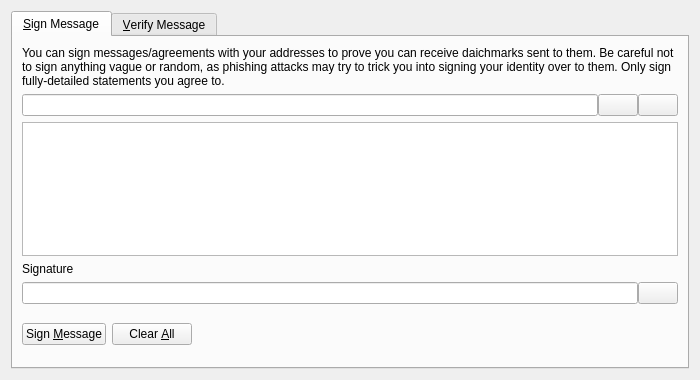
<?xml version="1.0" encoding="UTF-8"?>
<ui version="4.0">
 <class>SignVerifyMessageDialog</class>
 <widget class="QDialog" name="SignVerifyMessageDialog">
  <property name="geometry">
   <rect>
    <x>0</x>
    <y>0</y>
    <width>700</width>
    <height>380</height>
   </rect>
  </property>
  <property name="windowTitle">
   <string>Signatures - Sign / Verify a Message</string>
  </property>
  <property name="modal">
   <bool>true</bool>
  </property>
  <layout class="QVBoxLayout" name="verticalLayout">
   <item>
    <widget class="QTabWidget" name="tabWidget">
     <property name="currentIndex">
      <number>0</number>
     </property>
     <widget class="QWidget" name="tabSignMessage">
      <attribute name="title">
       <string>&amp;Sign Message</string>
      </attribute>
      <layout class="QVBoxLayout" name="verticalLayout_SM">
       <item>
        <widget class="QLabel" name="infoLabel_SM">
         <property name="text">
          <string>You can sign messages/agreements with your addresses to prove you can receive daichmarks sent to them. Be careful not to sign anything vague or random, as phishing attacks may try to trick you into signing your identity over to them. Only sign fully-detailed statements you agree to.</string>
         </property>
         <property name="textFormat">
          <enum>Qt::PlainText</enum>
         </property>
         <property name="wordWrap">
          <bool>true</bool>
         </property>
        </widget>
       </item>
       <item>
        <layout class="QHBoxLayout" name="horizontalLayout_1_SM">
         <property name="spacing">
          <number>0</number>
         </property>
         <item>
          <widget class="QValidatedLineEdit" name="addressIn_SM">
           <property name="toolTip">
            <string>The Daichmark address to sign the message with</string>
           </property>
          </widget>
         </item>
         <item>
          <widget class="QPushButton" name="addressBookButton_SM">
           <property name="toolTip">
            <string>Choose previously used address</string>
           </property>
           <property name="text">
            <string/>
           </property>
           <property name="icon">
            <iconset resource="../bitcoin.qrc">
             <normaloff>:/icons/address-book</normaloff>:/icons/address-book</iconset>
           </property>
           <property name="shortcut">
            <string>Alt+A</string>
           </property>
           <property name="autoDefault">
            <bool>false</bool>
           </property>
          </widget>
         </item>
         <item>
          <widget class="QPushButton" name="pasteButton_SM">
           <property name="toolTip">
            <string>Paste address from clipboard</string>
           </property>
           <property name="text">
            <string/>
           </property>
           <property name="icon">
            <iconset resource="../bitcoin.qrc">
             <normaloff>:/icons/editpaste</normaloff>:/icons/editpaste</iconset>
           </property>
           <property name="shortcut">
            <string>Alt+P</string>
           </property>
           <property name="autoDefault">
            <bool>false</bool>
           </property>
          </widget>
         </item>
        </layout>
       </item>
       <item>
        <widget class="QPlainTextEdit" name="messageIn_SM">
         <property name="toolTip">
          <string>Enter the message you want to sign here</string>
         </property>
        </widget>
       </item>
       <item>
        <widget class="QLabel" name="signatureLabel_SM">
         <property name="text">
          <string>Signature</string>
         </property>
         <property name="textFormat">
          <enum>Qt::PlainText</enum>
         </property>
        </widget>
       </item>
       <item>
        <layout class="QHBoxLayout" name="horizontalLayout_2_SM">
         <property name="spacing">
          <number>0</number>
         </property>
         <item>
          <widget class="QLineEdit" name="signatureOut_SM">
           <property name="font">
            <font>
             <italic>true</italic>
            </font>
           </property>
           <property name="readOnly">
            <bool>true</bool>
           </property>
          </widget>
         </item>
         <item>
          <widget class="QPushButton" name="copySignatureButton_SM">
           <property name="toolTip">
            <string>Copy the current signature to the system clipboard</string>
           </property>
           <property name="text">
            <string/>
           </property>
           <property name="icon">
            <iconset resource="../bitcoin.qrc">
             <normaloff>:/icons/editcopy</normaloff>:/icons/editcopy</iconset>
           </property>
           <property name="autoDefault">
            <bool>false</bool>
           </property>
          </widget>
         </item>
        </layout>
       </item>
       <item>
        <layout class="QHBoxLayout" name="horizontalLayout_3_SM">
         <item>
          <widget class="QPushButton" name="signMessageButton_SM">
           <property name="toolTip">
            <string>Sign the message to prove you own this Daichmark address</string>
           </property>
           <property name="text">
            <string>Sign &amp;Message</string>
           </property>
           <property name="icon">
            <iconset resource="../bitcoin.qrc">
             <normaloff>:/icons/edit</normaloff>:/icons/edit</iconset>
           </property>
           <property name="autoDefault">
            <bool>false</bool>
           </property>
          </widget>
         </item>
         <item>
          <widget class="QPushButton" name="clearButton_SM">
           <property name="toolTip">
            <string>Reset all sign message fields</string>
           </property>
           <property name="text">
            <string>Clear &amp;All</string>
           </property>
           <property name="icon">
            <iconset resource="../bitcoin.qrc">
             <normaloff>:/icons/remove</normaloff>:/icons/remove</iconset>
           </property>
           <property name="autoDefault">
            <bool>false</bool>
           </property>
          </widget>
         </item>
         <item>
          <spacer name="horizontalSpacer_1_SM">
           <property name="orientation">
            <enum>Qt::Horizontal</enum>
           </property>
           <property name="sizeHint" stdset="0">
            <size>
             <width>40</width>
             <height>48</height>
            </size>
           </property>
          </spacer>
         </item>
         <item>
          <widget class="QLabel" name="statusLabel_SM">
           <property name="font">
            <font>
             <weight>75</weight>
             <bold>true</bold>
            </font>
           </property>
           <property name="text">
            <string/>
           </property>
           <property name="wordWrap">
            <bool>true</bool>
           </property>
          </widget>
         </item>
         <item>
          <spacer name="horizontalSpacer_2_SM">
           <property name="orientation">
            <enum>Qt::Horizontal</enum>
           </property>
           <property name="sizeHint" stdset="0">
            <size>
             <width>40</width>
             <height>48</height>
            </size>
           </property>
          </spacer>
         </item>
        </layout>
       </item>
      </layout>
     </widget>
     <widget class="QWidget" name="tabVerifyMessage">
      <attribute name="title">
       <string>&amp;Verify Message</string>
      </attribute>
      <layout class="QVBoxLayout" name="verticalLayout_VM">
       <item>
        <widget class="QLabel" name="infoLabel_VM">
         <property name="text">
          <string>Enter the receiver's address, message (ensure you copy line breaks, spaces, tabs, etc. exactly) and signature below to verify the message. Be careful not to read more into the signature than what is in the signed message itself, to avoid being tricked by a man-in-the-middle attack. Note that this only proves the signing party receives with the address, it cannot prove sendership of any transaction!</string>
         </property>
         <property name="textFormat">
          <enum>Qt::PlainText</enum>
         </property>
         <property name="alignment">
          <set>Qt::AlignLeading|Qt::AlignLeft|Qt::AlignTop</set>
         </property>
         <property name="wordWrap">
          <bool>true</bool>
         </property>
        </widget>
       </item>
       <item>
        <layout class="QHBoxLayout" name="horizontalLayout_1_VM">
         <property name="spacing">
          <number>0</number>
         </property>
         <item>
          <widget class="QValidatedLineEdit" name="addressIn_VM">
           <property name="toolTip">
            <string>The Daichmark address the message was signed with</string>
           </property>
          </widget>
         </item>
         <item>
          <widget class="QPushButton" name="addressBookButton_VM">
           <property name="toolTip">
            <string>Choose previously used address</string>
           </property>
           <property name="text">
            <string/>
           </property>
           <property name="icon">
            <iconset resource="../bitcoin.qrc">
             <normaloff>:/icons/address-book</normaloff>:/icons/address-book</iconset>
           </property>
           <property name="shortcut">
            <string>Alt+A</string>
           </property>
           <property name="autoDefault">
            <bool>false</bool>
           </property>
          </widget>
         </item>
        </layout>
       </item>
       <item>
        <widget class="QPlainTextEdit" name="messageIn_VM"/>
       </item>
       <item>
        <widget class="QValidatedLineEdit" name="signatureIn_VM"/>
       </item>
       <item>
        <layout class="QHBoxLayout" name="horizontalLayout_2_VM">
         <item>
          <widget class="QPushButton" name="verifyMessageButton_VM">
           <property name="toolTip">
            <string>Verify the message to ensure it was signed with the specified Daichmark address</string>
           </property>
           <property name="text">
            <string>Verify &amp;Message</string>
           </property>
           <property name="icon">
            <iconset resource="../bitcoin.qrc">
             <normaloff>:/icons/transaction_0</normaloff>:/icons/transaction_0</iconset>
           </property>
           <property name="autoDefault">
            <bool>false</bool>
           </property>
          </widget>
         </item>
         <item>
          <widget class="QPushButton" name="clearButton_VM">
           <property name="toolTip">
            <string>Reset all verify message fields</string>
           </property>
           <property name="text">
            <string>Clear &amp;All</string>
           </property>
           <property name="icon">
            <iconset resource="../bitcoin.qrc">
             <normaloff>:/icons/remove</normaloff>:/icons/remove</iconset>
           </property>
           <property name="autoDefault">
            <bool>false</bool>
           </property>
          </widget>
         </item>
         <item>
          <spacer name="horizontalSpacer_1_VM">
           <property name="orientation">
            <enum>Qt::Horizontal</enum>
           </property>
           <property name="sizeHint" stdset="0">
            <size>
             <width>40</width>
             <height>48</height>
            </size>
           </property>
          </spacer>
         </item>
         <item>
          <widget class="QLabel" name="statusLabel_VM">
           <property name="font">
            <font>
             <weight>75</weight>
             <bold>true</bold>
            </font>
           </property>
           <property name="text">
            <string/>
           </property>
           <property name="wordWrap">
            <bool>true</bool>
           </property>
          </widget>
         </item>
         <item>
          <spacer name="horizontalSpacer_2_VM">
           <property name="orientation">
            <enum>Qt::Horizontal</enum>
           </property>
           <property name="sizeHint" stdset="0">
            <size>
             <width>40</width>
             <height>48</height>
            </size>
           </property>
          </spacer>
         </item>
        </layout>
       </item>
      </layout>
     </widget>
    </widget>
   </item>
  </layout>
 </widget>
 <customwidgets>
  <customwidget>
   <class>QValidatedLineEdit</class>
   <extends>QLineEdit</extends>
   <header>qvalidatedlineedit.h</header>
  </customwidget>
 </customwidgets>
 <resources>
  <include location="../bitcoin.qrc"/>
 </resources>
 <connections/>
</ui>
